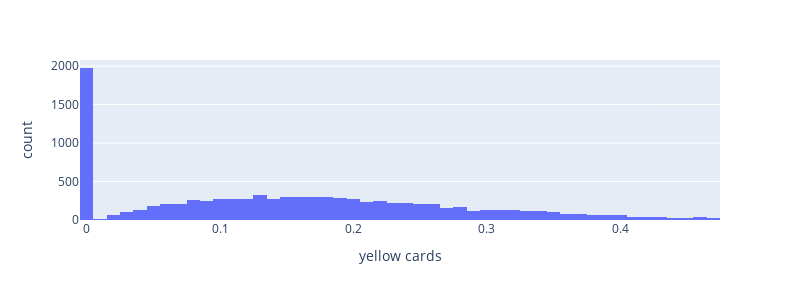

Write notebook code for a chart like this one.
### Code cell
fig = px.histogram(football_df, x='yellow cards')
fig.update_layout(
    width=800,
    height=300 
)
fig.show()

### Figure 1 — Plotly figure (JSON) as saved in the notebook; plotly's stock layout.template omitted (floating-point values rounded to 4 significant figures; data arrays with more than 128 entries replaced by an {"elided": "..."} marker saying what was removed)
{"data": [{"alignmentgroup": "True", "bingroup": "x", "hovertemplate": "yellow cards=%{x}<br>count=%{y}<extra></extra>", "legendgroup": "", "marker": {"color": "#636efa", "pattern": {"shape": ""}}, "name": "", "offsetgroup": "", "orientation": "v", "showlegend": false, "type": "histogram", "x": {"elided": "9650 float values"}, "xaxis": "x", "yaxis": "y"}], "layout": {"barmode": "relative", "height": 300, "legend": {"tracegroupgap": 0}, "margin": {"t": 60}, "width": 800, "xaxis": {"anchor": "y", "domain": [0, 1], "title": {"text": "yellow cards"}}, "yaxis": {"anchor": "x", "domain": [0, 1], "title": {"text": "count"}}}}
